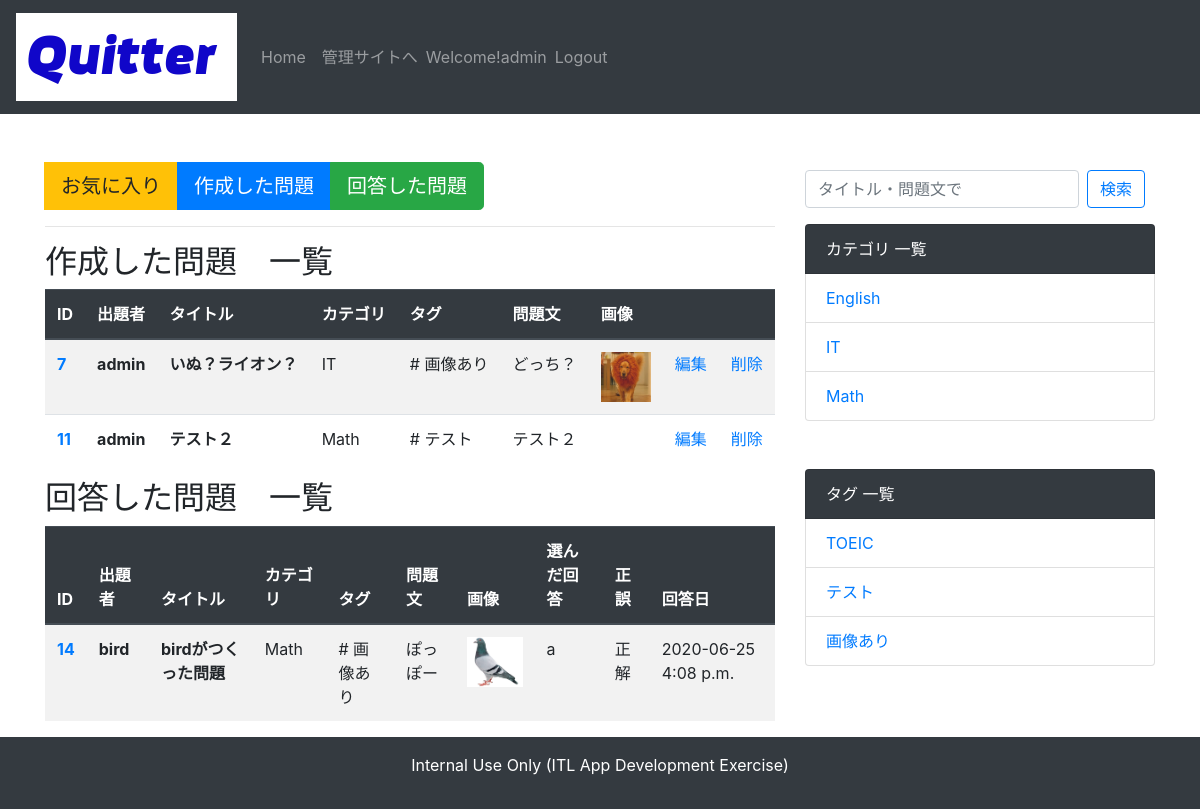
The page /quiz/mypage/ (signed in) on the database its author committed.
### account/models.py (models this page shows)
class User(AbstractUser):
    pass

### quiz/models.py (models this page shows, shortened)
class Quiz(models.Model):
    QUIZ_CHOICES = (
        ('a', 'a'), ('b', 'b'), ('c', 'c'), ('d', 'd')
        )
    author = models.ForeignKey(User,verbose_name='作成者',on_delete=models.CASCADE)
    title = models.CharField('タイトル', max_length=255)
    text = models.TextField('問題文')
    image = models.ImageField('画像', upload_to='img', blank=True, null=True)
    category = models.ForeignKey(Category, verbose_name='カテゴリ', blank=True, on_delete=models.PROTECT)
    tag = models.ManyToManyField(Tag, verbose_name='タグ', blank=True)
    choice_a = models.CharField('選択肢a', max_length=255)
    choice_b = models.CharField('選択肢b', max_length=255)
    choice_c = models.CharField('選択肢c', max_length=255)
    choice_d = models.CharField('選択肢d', max_length=255)
    correct_answer = models.CharField('正解', choices=QUIZ_CHOICES, max_length=1)
    explanation = models.TextField('解説', blank=True)
    created_at = models.DateTimeField('問題更新日', default=timezone.now)

class Category(models.Model):
    name = models.CharField('カテゴリ名', max_length=255)
    def __str__(self):
        return self.name

class Tag(models.Model):
    name = models.CharField('タグ名', max_length=255)
    def __str__(self):
        return self.name

class Answer(models.Model):
    ANSWER_CHOICES = (
        ('a', 'a'), ('b', 'b'), ('c', 'c'), ('d', 'd')
    )
    quiz = models.ForeignKey(Quiz, verbose_name='回答した問題ID', on_delete=models.CASCADE)
    answerer = models.ForeignKey(User, verbose_name='回答者',on_delete=models.CASCADE)
    selected_value = models.CharField('回答', choices=ANSWER_CHOICES, max_length=1)
    is_correct = models.BooleanField('正誤判定')
    answered_at = models.DateTimeField('回答日', default=timezone.now)

### quiz/views.py (the view)
# urls.py: path('mypage/', views.mypage, name='mypage'),
@login_required
def mypage(request):
    user = request.user
    created_quiz_list = Quiz.objects.filter(author=user).order_by('-created_at')
    answer_history = Answer.objects.filter(answerer=user).order_by('-answered_at')
    if request.method == 'POST':
        if 'favorite' in request.POST:
            context = {}
        elif 'created' in request.POST:
            context = {'created_quiz_list': created_quiz_list,}
        elif 'answered' in request.POST:
            context = {'answer_history': answer_history,}
    else:
        context = {
            'created_quiz_list': created_quiz_list,
            'answer_history': answer_history,
        }
    return render(request, 'quiz/mypage.html', context)

### quiz/context_processors.py (called while the page is built)
def common(request):
    context = {
        'category_list':Category.objects.all(),
        'tag_list':Tag.objects.all()
    }
    return context

### templates/quiz/mypage.html
{% extends 'base.html' %}
{% load static %}
{% block content %}
<form action="{% url 'quiz:mypage' %}" method="post">
    <div class="btn-group btn-group-lg " role="group" aria-label="Basic example">{% csrf_token %}
        <button type="submit" name="favorite"  class="btn btn-warning">お気に入り</button>
        <button type="submit" name="created" class="btn btn-primary">作成した問題</button>
        <button type="submit" name="answered"  class="btn btn-success">回答した問題</button>
    </div>
</form>
<hr>
{% if created_quiz_list %}
    <h2>作成した問題　一覧</h2>
    <table class="table table-striped">
        <thead class="thead-dark">
            <tr>
                <th>ID</th>
                <th>出題者</th>
                <th>タイトル</th>
                <th>カテゴリ</th>
                <th>タグ</th>
                <th>問題文</th>
                <th>画像</th>
                <th></th>
                <th></th>
            </tr>
        </thead>
        <tbody>
            {% for quiz in created_quiz_list %}
            <tr>
                <th scope="row"><a href="{% url 'quiz:detail' quiz.pk %}">{{ quiz.pk }}</a></th>
                <th>{{ quiz.author }}</th>
                <th>{{ quiz.title }}</th>
                <td>{{ quiz.category }}</td>
                <td>{% for tag in quiz.tag.all %} # {{ tag }}{% endfor %}</td>
                <td>{{ quiz.text|linebreaksbr }}</td>
                <td>{% if quiz.image %}<img src="{{ quiz.image.url }}" height=50>{% endif %}</td>
                <td><a href="{% url 'quiz:edit' quiz.pk %}">編集</a></td>
                <td><a href="{% url 'quiz:delete' quiz.pk %}">削除</a></td>
            </tr>
            {% endfor %}
        </tbody>
    </table>
{% endif %}
{% if answer_history %}
    <h2>回答した問題　一覧</h2>
    <table class="table table-striped">
        <thead class="thead-dark">
            <tr>
                <th>ID</th>
                <th>出題者</th>
                <th>タイトル</th>
                <th>カテゴリ</th>
                <th>タグ</th>
                <th>問題文</th>
                <th>画像</th>
                <th>選んだ回答</th>
                <th>正誤</th>
                <th>回答日</th>
            </tr>
        </thead>
        <tbody>
            {% for answer in answer_history %}
            <tr>
                <th scope="row"><a href="{% url 'quiz:detail' answer.quiz.pk %}">{{ answer.quiz.pk }}</a></th>
                <th>{{ answer.quiz.author }}</th>
                <th>{{ answer.quiz.title }}</th>
                <td>{{ answer.quiz.category }}</td>
                <td>{% for tag in answer.quiz.tag.all %} # {{ tag }}{% endfor %}</td>
                <td>{{ answer.quiz.text|linebreaksbr }}</td>
                <td>{% if answer.quiz.image %}<img src="{{ answer.quiz.image.url }}" height=50>{% endif %}</td>
                <td>{{ answer.selected_value }}</td>
                <td>{% if answer.is_correct %} 正解 {% else %} 不正解 {% endif %}</td>
                <td>{{ answer.answered_at|date:'Y-m-d P' }}</td>
            </tr>
            {% endfor %}
        </tbody>
    </table>
{% endif %}
{% endblock content %}

### templates/base.html (shortened to what this page needs)
<!doctype html>
{% load static %}
<html lang="ja">
<head>
    <link rel="stylesheet" href="https://stackpath.bootstrapcdn.com/bootstrap/4.5.0/css/bootstrap.min.css">
</head>
<body>
    <nav class="navbar navbar-expand-lg navbar-dark bg-dark">
        <a class="navbar-brand" href="{% url 'quiz:index' %}">
            <img src="{% static 'img/quitter.png' %}" alt="logo">
        </a>
        <div class="collapse navbar-collapse justify-content-end" id="navbarSupportedContent">
            <ul class="navbar-nav mr-auto">
                <li class="nav-item">
                    <a class="nav-link" href="{% url 'quiz:index' %}">Home</a>
                </li>
                {% if user.is_superuser %}
                <li class="nav-item">
                    <a class="nav-link" href="{% url 'admin:index' %}">管理サイトへ</a>
                </li>
                {% endif %}
                {% if user.is_authenticated %}
                <li class="nav-item">
                    <span class="navbar-text">Welcome!{{ user }}</span>
                </li>
                <li class="nav-item">
                    <a class="logout nav-link" href="{% url 'account:logout' %}">Logout</a>
                </li>
                {% endif %}
            </ul>
        </div>
    </nav>
<div class="container mt-5">
    <div class="row">
        <div class="col-md-8">
        {% block content %}
        {% endblock content %}
        </div>
        <div class="col-md-4">
            <ul class="list-group mt-2 mb-3">
                <form class="form-inline my-2 my-lg-0" method="GET" action="{% url 'quiz:list' %}">
                    <input class="form-control mr-sm-2" type="text" placeholder="タイトル・問題文で" aria-label="Search" name="keyword">
                    <button class="btn btn-outline-primary my-2 my-sm-0" type="submit">検索</button>
                </form>
            </ul>
            <ul class="list-group mb-5">
                <li class="list-group-item bg-dark text-white">カテゴリ 一覧</li>
                {% for category in category_list %}
                    <li class="list-group-item"><a href="{% url 'quiz:category' category.pk %}">{{ category }}</a></li>
                {% endfor %}
            </ul>
            <ul class="list-group">
                <li class="list-group-item bg-dark text-white">タグ 一覧</li>
                {% for tag in tag_list %}
                    <li class="list-group-item"><a href="{% url 'quiz:tag' tag.pk %}">{{ tag }}</a></li>
                {% endfor %}
            </ul>
        </div>
    </div>
</div>
<footer class="bg-dark text-white text-center py-3">
    <p>Internal Use Only (ITL App Development Exercise)</p>
</footer>
</body>
</html>

### rows shown on the page
User: username "admin"
Quiz: pk "7", author "admin", title "いぬ？ライオン？", category "IT", text "どっち？", image (picture)
Tag: name "画像あり"
Quiz: pk "11", author "admin", title "テスト２", category "Math", text "テスト２"
Tag: name "テスト"
Answer: quiz.pk "14", quiz.author "bird", quiz "birdがつくった問題", quiz.category "Math", quiz.text "ぽっぽー", quiz.image (picture), selected_value "a", is_correct "正解", answered_at "2020-06-25 4:08 p.m."
Category: name "English"
Category: name "IT"
Category: name "Math"
Tag: name "TOEIC"
